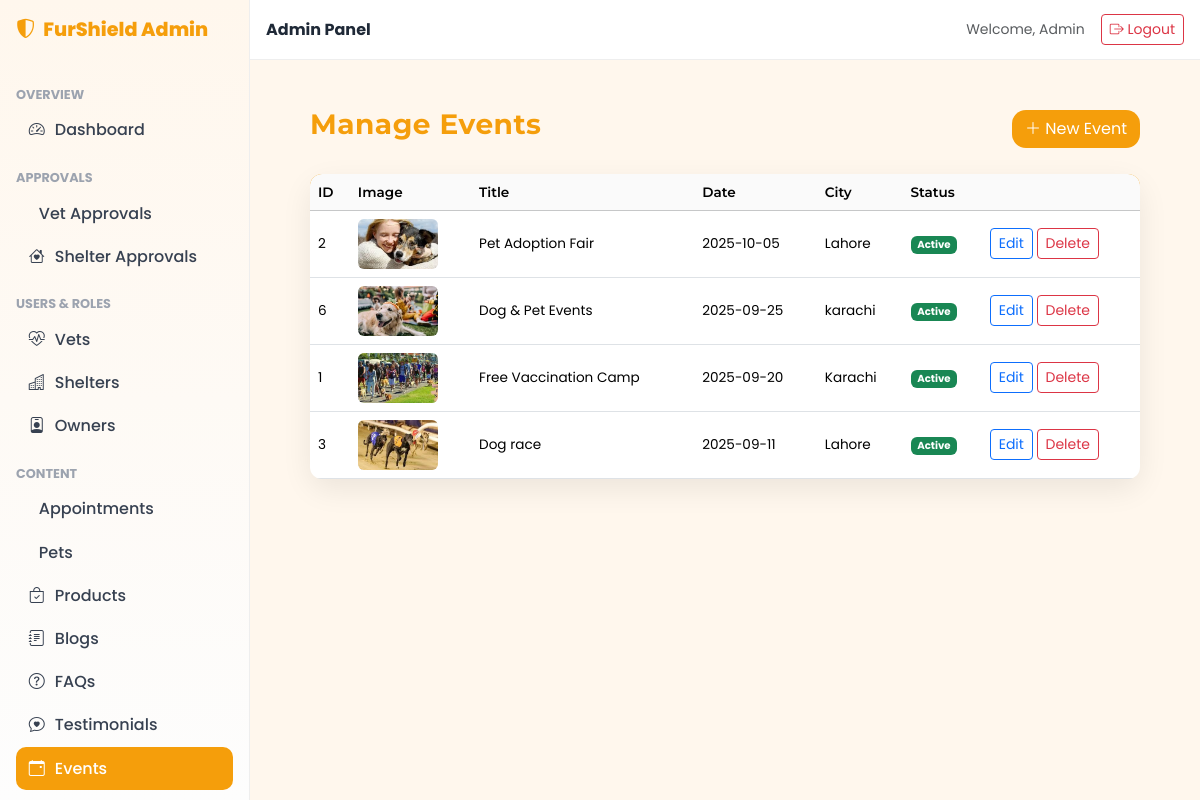
Screenshot of /admin/pages/content/events.php (signed in) with the database file from the repository.
### tables this page shows
CREATE TABLE `events` (
  `id` int(11) NOT NULL,
  `title` varchar(160) NOT NULL,
  `date` date NOT NULL,
  `city` varchar(80) DEFAULT NULL,
  `image` varchar(255) DEFAULT NULL,
  `link` varchar(255) DEFAULT NULL,
  `is_active` tinyint(1) NOT NULL DEFAULT 1,
  `created_at` timestamp NOT NULL DEFAULT current_timestamp()
);

### admin/pages/content/events.php (the view, shortened to what this page needs)
<?php
$root = dirname(__DIR__,3);
include $root.'/admin/includes/header.php';
include $root.'/admin/includes/sidebar.php';
function e($s){return htmlspecialchars((string)$s,ENT_QUOTES,'UTF-8');}
$conn->query("CREATE TABLE IF NOT EXISTS events (
  id INT AUTO_INCREMENT PRIMARY KEY,
  title VARCHAR(255) NULL,
  date DATE NULL,
  city VARCHAR(150) NULL,
  link VARCHAR(255) NULL,
  image VARCHAR(255) NULL,
  is_active TINYINT(1) DEFAULT 1,
  created_at TIMESTAMP DEFAULT CURRENT_TIMESTAMP
) ENGINE=InnoDB DEFAULT CHARSET=utf8mb4");
$page=max(1,(int)($_GET['p']??1));
$per=10;$off=($page-1)*$per;
$res=$conn->prepare("SELECT * FROM events ORDER BY date DESC LIMIT ?,?");
$res->bind_param("ii",$off,$per);$res->execute();
$rows=$res->get_result()->fetch_all(MYSQLI_ASSOC);$res->close();
?>
<main class="main p-4">
  <div class="container-fluid">
    <div class="d-flex justify-content-between align-items-center mb-4">
      <h1 class="h3 fw-bold">Manage Events</h1>
      <button class="btn text-white" style="background:var(--primary);border-radius:14px" data-bs-toggle="modal" data-bs-target="#addModal"><i class="bi bi-plus-lg"></i> New Event</button>
    </div>
    <div class="card border-0" style="border-radius:var(--radius);box-shadow:var(--shadow);background:var(--card)">
      <div class="table-responsive">
        <table class="table align-middle mb-0">
          <thead class="table-light"><tr><th>ID</th><th>Image</th><th>Title</th><th>Date</th><th>City</th><th>Status</th><th></th></tr></thead>
          <tbody>
          <?php foreach($rows as $r): ?>
            <tr>
              <td><?php echo (int)$r['id'];?></td>
              <td><?php if(!empty($r['image'])): ?><img src="<?php echo e(BASE.$r['image']);?>" style="height:50px;width:80px;object-fit:cover;border-radius:6px"><?php endif;?></td>
              <td><?php echo e($r['title']);?></td>
              <td><?php echo e($r['date']);?></td>
              <td><?php echo e($r['city']);?></td>
              <td><span class="badge <?php echo $r['is_active']?'bg-success':'bg-secondary';?>"><?php echo $r['is_active']?'Active':'Hidden';?></span></td>
              <td>
                <button class="btn btn-sm btn-outline-primary" data-bs-toggle="modal" data-bs-target="#editModal<?php echo $r['id'];?>">Edit</button>
                <form method="post" class="d-inline">
                  <button class="btn btn-sm btn-outline-danger" onclick="return confirm('Delete this event?')">Delete</button>
                </form>
              </td>
            </tr>
          <?php endforeach;?>
          </tbody>
        </table>
      </div>
    </div>
  </div>
</main>
<?php include $root.'/admin/includes/footer.php'; ?>

### assets/css/theme-sand-sunset.css (style rules this page uses)
:root { --primary:#F59E0B; --accent:#EF4444; --bg:#FFF7ED; --text:#1F2937; --card:#FFFFFF; --radius:18px; --shadow:0 10px 30px rgba(0,0,0,.08); }
html,body { height:100% }
body.bg-app { background:var(--bg);color:var(--text);font-family:Poppins,system-ui,sans-serif;line-height:1.5 }
h1,h2,h3,h4,h5,h6,p { font-family:Montserrat,Poppins,sans-serif }

### assets/css/admin-style.css (style rules this page uses)
h1,h2,h3,h4,h5,h6 { font-family: 'Montserrat', sans-serif !important; font-weight: 700; }
body, .value, .table, .list-group-item { font-family: 'Poppins', sans-serif; }
.card { border: 0; border-radius: 18px; box-shadow: 0 6px 18px rgba(0,0,0,.06); }
.table { font-size: .85rem; }
.table th { font-weight: 600; }
.table-light th { background: #fafafa !important; }

### assets/css/admin-pages.css (style rules this page uses)
.admin-main .card { border-radius: 18px; box-shadow: 0 8px 25px rgba(0,0,0,0.08); border: none; background: var(--card, #fff); }
.admin-main h1 { font-family: Montserrat, sans-serif; color: var(--primary, #F59E0B); font-weight: 700; letter-spacing: .5px; }
.admin-main table { border-radius: 12px; overflow: hidden; }
.admin-main thead { background: var(--primary, #F59E0B); color: #fff; font-family: Montserrat, sans-serif; font-weight: 600; }

### admin/pages/content/events.php (style rules this page uses)
:root { --primary:#F59E0B;--accent:#EF4444;--bg:#FFF7ED;--text:#1F2937;--card:#FFFFFF;--radius:18px;--shadow:0 10px 30px rgba(0,0,0,.08) }
body.bg-app { background:var(--bg);color:var(--text);font-family:Poppins,system-ui,sans-serif }
h1,h2,h3,h4,h5,h6,p { font-family:Montserrat,Poppins,sans-serif }
.table td,.table th { vertical-align:middle }

### rows the page displays
events: id "2", image (picture), title "Pet Adoption Fair", date "2025-10-05", city "Lahore", is_active "Active"
events: id "6", image (picture), title "Dog & Pet Events", date "2025-09-25", city "karachi", is_active "Active"
events: id "1", image (picture), title "Free Vaccination Camp", date "2025-09-20", city "Karachi", is_active "Active"
events: id "3", image (picture), title "Dog race", date "2025-09-11", city "Lahore", is_active "Active"

### other values shown
$_SESSION['user']['name'] "Admin"
